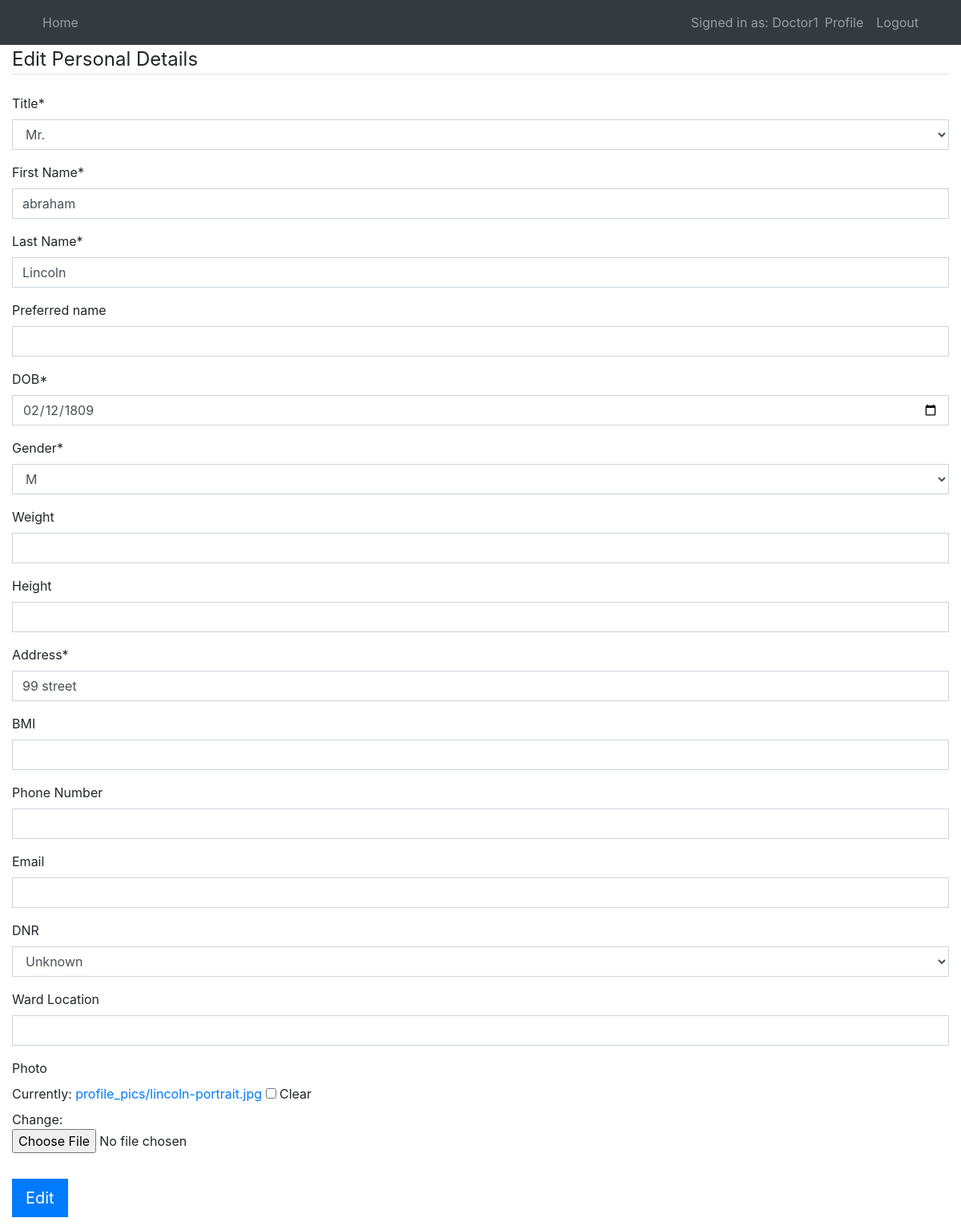
The app's page /home/patient/3/edit/ (signed in) with its own data.
### users/models.py (models this page shows, shortened)
class PersonalDetails(models.Model):
    patienttitle = models.CharField(max_length=4, choices=TITLE_CHOICES, verbose_name='Title')
    patientuniqueid = models.CharField(unique=True, max_length=10, verbose_name='Patient ID')
    patientfirstname = models.CharField(max_length=256, verbose_name='First Name')
    patientlastname = models.CharField(max_length=256, verbose_name='Last Name')
    patientpreferredname = models.CharField(max_length=256, blank=True, verbose_name='Preferred name')
    dateofbirth = models.DateTimeField(verbose_name='DOB')
    gender = models.CharField(max_length=256, choices=GENDER_CHOICES, verbose_name='Gender')
    weight = models.CharField(max_length=256, blank=True, verbose_name='Weight')
    height = models.CharField(max_length=256, blank=True, verbose_name='Height')
    address = models.CharField(max_length=256, verbose_name='Address')
    bmi = models.CharField(max_length=256, blank=True, verbose_name='BMI')
    phonenumber = models.CharField(max_length=256, blank=True, verbose_name='Phone Number')
    email = models.CharField(max_length=256, blank=True, verbose_name='Email')
    dnr = models.NullBooleanField(null=True, blank=True, verbose_name='DNR')
    wardlocation = models.CharField(max_length=256, blank=True, verbose_name='Ward Location')
    photo = models.ImageField(default='default.png', upload_to='profile_pics', blank=True, verbose_name='Photo')

### mysite/views.py (the view)
# urls.py: path('patient/<int:id>/edit/', views.edit_profile, name='edit-profile'),
@login_required()
def edit_profile(request, id):
    patient = get_object_or_404(PersonalDetails, id=id)
    if request.method == 'POST':
        form = AddPatientForm(request.POST, request.FILES, instance=patient)
        if form.is_valid():
            personadetails = form.save(commit=False)
            personadetails.patient = patient
            form.instance.personaldetails_id = id
            personadetails.save()
            return redirect('patient-list', id=id)
    else:
        form = AddPatientForm(instance=patient)
        return render(request, 'mysite/edit_profile.html', {'form': form})

### mysite/forms.py
class AddPatientForm(ModelForm):
    class Meta:
        model = PersonalDetails
        fields = ['patienttitle', 'patientfirstname', 'patientlastname', 'patientpreferredname', 'dateofbirth',
                      'gender', 'weight', 'height', 'address', 'bmi', 'phonenumber', 'email', 'dnr', 'wardlocation',
                      'photo']
        widgets = {
                     'dateofbirth': DateInput(),
                 }

### mysite/templates/mysite/edit_profile.html (shortened to what this page needs)
{% extends "mysite/base.html" %}
{% load crispy_forms_tags %}
{% block content %}
    <div class="content-section">
        <form enctype="multipart/form-data" method="POST">
            <fieldset class="form-group">
                <legend class="border-bottom mb-4">Edit Personal Details</legend>
                {{ form|crispy }}
            </fieldset>
            <div class="form-group">
                <button type="submit" class="btn btn-primary btn-lg">Edit</button>
            </div>
        </form>
    </div>
{% endblock content %}

### mysite/templates/mysite/base.html (shortened to what this page needs)
{% load static %}
<!DOCTYPE html>
<html lang="en">
<head>
    <link rel="stylesheet" type="text/css" href="{% static 'mysite/bootstrap.min.css' %}">
    <link rel="stylesheet" type="text/css" href="{% static 'mysite/main.css' %}">
</head>
<body>
    {% if user.is_authenticated %}
        <nav class="navbar navbar-expand-md navbar-dark bg-dark">
            <div class="container">
                <div class="navbar-nav mr-auto">
                    <a class="nav-link" href="{% url 'mysite-home' %}">Home</a>
                </div>
                <div class="navbar-nav">
                    {% if user.is_authenticated %}
                        <span class="navbar-text">Signed in as: {{ user.username }}</span>
                        <a class="nav-item nav-link" href="{% url 'profile' %}">Profile</a>
                        <a class="nav-item nav-link" href="{% url 'logout' %}">Logout</a>
                    {% else %}
                        <a class="nav-item nav-link" href="{% url 'login' %}">Login</a>
                        <a class="nav-item nav-link" href="{% url 'register' %}">Register</a>
                    {% endif %}
                </div>
            </div>
        </nav>
    {% endif %}
    <div class="container-fluid">
        {% block content %}{% endblock %}
    </div>
</body>
</html>

### mysite/static/mysite/main.css (style rules this page uses)
.card, .btn, .form-control { border-radius: 0; }

### records on screen
PersonalDetails: patienttitle "Mr.", patientfirstname "abraham", patientlastname "Lincoln", dateofbirth "02/12/1809", gender "M", address "99 street", dnr "Unknown"

### other values on screen
{{ user.username }} "Doctor1"
